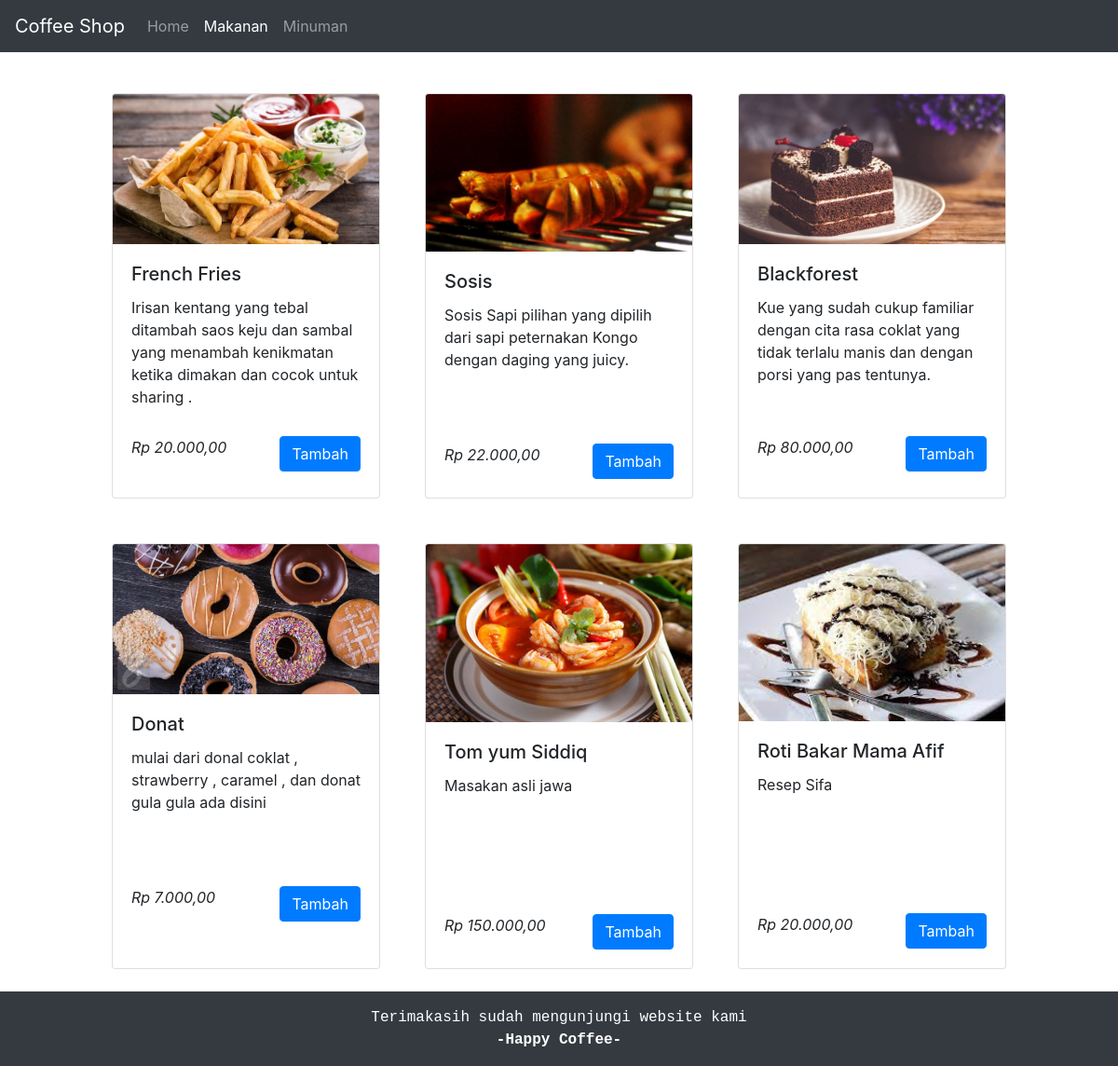
The page /food-product.php on the database its author committed.
### tables this page shows
CREATE TABLE `product` (
  `id` int(11) NOT NULL,
  `name_product` varchar(32) NOT NULL,
  `description` varchar(128) NOT NULL,
  `img` varchar(255) NOT NULL,
  `price` bigint(20) NOT NULL,
  `category_product` int(1) NOT NULL COMMENT 'food/beverage',
  `status_product` int(1) NOT NULL COMMENT 'active/not active',
  `stock` int(11) NOT NULL,
  `date_created` timestamp NOT NULL DEFAULT current_timestamp() ON UPDATE current_timestamp()
);

### function.php (called while the page is built)
<?php
function rupiah($angka)
{
    $hasil_rupiah = "Rp " . number_format($angka, 2, ',', '.');
    return $hasil_rupiah;
}

### food-product.php (the view, shortened to what this page needs)
<?php
include('koneksi.php');
include('function.php');
$result = mysqli_query($conn, 'SELECT * FROM product WHERE category_product=2');
?>
<!doctype html>
<html lang="en">
<head>
    <link rel="stylesheet" href="https://cdn.jsdelivr.net/npm/bootstrap@4.5.3/dist/css/bootstrap.min.css">
    <link rel="stylesheet" href="css/custom.css">
</head>
<body>
    <nav class="navbar navbar-expand-lg navbar-dark bg-dark">
        <a class="navbar-brand" href="#">Coffee Shop</a>
        <div class="collapse navbar-collapse" id="navbarNav">
            <ul class="navbar-nav">
                <li class="nav-item">
                    <a class="nav-link" href="all-product.php">Home <span class="sr-only">(current)</span></a>
                </li>
                <li class="nav-item active">
                    <a class="nav-link" href="#">Makanan</a>
                </li>
                <li class="nav-item">
                    <a class="nav-link" href="beverage-product.php">Minuman</a>
                </li>
            </ul>
        </div>
    </nav>
    <div class="main-content">
        <div class="container">
            <div class="row justify-content-center">
                <?php while ($product = mysqli_fetch_assoc($result)) : ?>
                    <div class="card m-4" style="width: 18rem;">
                        <img src="img/<?= $product['img']; ?>" class="card-img-top" alt="...">
                        <div class="card-body">
                            <h5 class="card-title"><?= $product['name_product']; ?></h5>
                            <div class="product-description">
                                <p class="card-text"><?= $product['description']; ?></p>
                            </div>
                            <h7 class="card-text price"><i><?= rupiah($product['price']); ?></i></h7>
                            <a href="#" class="btn btn-primary float-right">Tambah</a>
                        </div>
                    </div>
                <?php endwhile; ?>
            </div>
        </div>
    </div>
    <div class="footer bg-dark">
        <div class="footer-text p-3">
            Terimakasih sudah mengunjungi website kami<br><b>-Happy Coffee-</b>
        </div>
    </div>
</body>
</html>

### css/custom.css (style rules this page uses)
body { background-image: url("https://asset.kompas.com/crops/uPjOgTklgJ-Fh30VBlAm4Th929A=/0x0:1000x667/750x500/data/photo/2020/06/15/5ee76efd69593.jpg"); background-position: center; background-repeat: no-repeat; background-size: cover; }
.main-content { min-height: 768px; padding-top: 20px; }
.product-description { min-height: 150px; }
.footer { position: relative; left: 0; bottom: 0; width: 100%; color: white; text-align: center; }
.footer-text { color: white; font-family: Lucida Console, Courier, monospace; }

### rows shown on the page
product: img (picture), name_product "French Fries", description "Irisan kentang yang tebal ditambah saos keju dan sambal yang menambah kenikmatan ketika dimakan dan cocok untuk sharing .", price "Rp 20.000,00"
product: img (picture), name_product "Sosis", description "Sosis Sapi pilihan yang dipilih dari sapi peternakan Kongo dengan daging yang juicy.", price "Rp 22.000,00"
product: img (picture), name_product "Blackforest", description "Kue yang sudah cukup familiar dengan cita rasa coklat yang tidak terlalu manis dan dengan porsi yang pas tentunya.", price "Rp 80.000,00"
product: img (picture), name_product "Donat", description "mulai dari donal coklat , strawberry , caramel , dan donat gula gula ada disini", price "Rp 7.000,00"
product: img (picture), name_product "Tom yum Siddiq", description "Masakan asli jawa", price "Rp 150.000,00"
product: img (picture), name_product "Roti Bakar Mama Afif", description "Resep Sifa", price "Rp 20.000,00"
